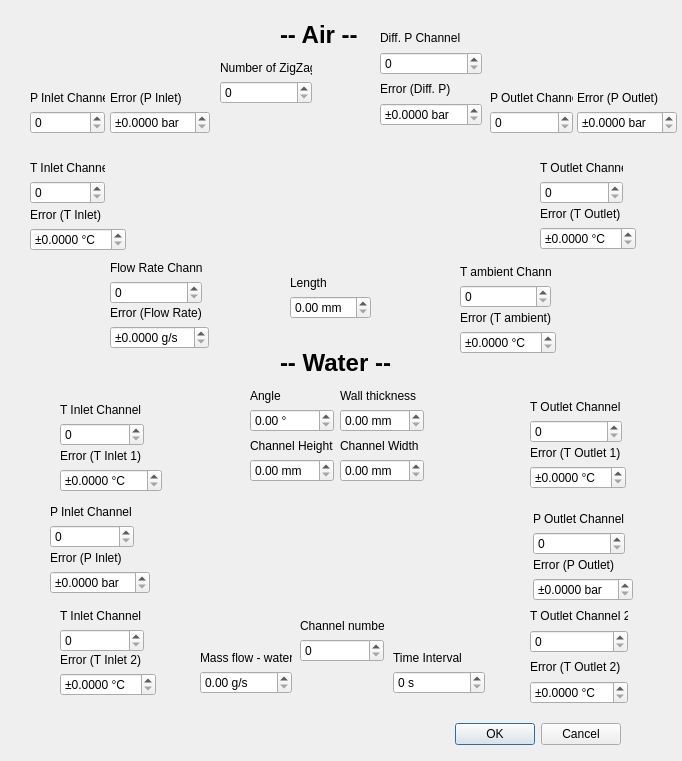
<?xml version="1.0" encoding="UTF-8"?>
<ui version="4.0">
 <class>PCHEConfig</class>
 <widget class="QDialog" name="PCHEConfig">
  <property name="geometry">
   <rect>
    <x>0</x>
    <y>0</y>
    <width>682</width>
    <height>761</height>
   </rect>
  </property>
  <property name="windowTitle">
   <string>Dialog</string>
  </property>
  <widget class="QDialogButtonBox" name="buttonBox">
   <property name="geometry">
    <rect>
     <x>280</x>
     <y>718</y>
     <width>341</width>
     <height>32</height>
    </rect>
   </property>
   <property name="orientation">
    <enum>Qt::Horizontal</enum>
   </property>
   <property name="standardButtons">
    <set>QDialogButtonBox::Cancel|QDialogButtonBox::Ok</set>
   </property>
  </widget>
  <widget class="QLabel" name="label">
   <property name="geometry">
    <rect>
     <x>110</x>
     <y>105</y>
     <width>431</width>
     <height>181</height>
    </rect>
   </property>
   <property name="text">
    <string/>
   </property>
   <property name="pixmap">
    <pixmap>:/PCHEImg1.png</pixmap>
   </property>
   <property name="scaledContents">
    <bool>true</bool>
   </property>
  </widget>
  <widget class="QLabel" name="label_2">
   <property name="geometry">
    <rect>
     <x>140</x>
     <y>460</y>
     <width>391</width>
     <height>191</height>
    </rect>
   </property>
   <property name="text">
    <string/>
   </property>
   <property name="pixmap">
    <pixmap>:/PCHEImg2.png</pixmap>
   </property>
   <property name="scaledContents">
    <bool>true</bool>
   </property>
  </widget>
  <widget class="QWidget" name="layoutWidget">
   <property name="geometry">
    <rect>
     <x>490</x>
     <y>90</y>
     <width>83</width>
     <height>44</height>
    </rect>
   </property>
   <layout class="QVBoxLayout" name="verticalLayout_2">
    <item>
     <widget class="QLabel" name="label_4">
      <property name="text">
       <string>P Outlet Channel</string>
      </property>
     </widget>
    </item>
    <item>
     <widget class="QSpinBox" name="pAirOut"/>
    </item>
   </layout>
  </widget>
  <widget class="QWidget" name="layoutWidget_2">
   <property name="geometry">
    <rect>
     <x>30</x>
     <y>160</y>
     <width>75</width>
     <height>44</height>
    </rect>
   </property>
   <layout class="QVBoxLayout" name="verticalLayout_3">
    <item>
     <widget class="QLabel" name="label_5">
      <property name="text">
       <string>T Inlet Channel</string>
      </property>
     </widget>
    </item>
    <item>
     <widget class="QSpinBox" name="tAirIn"/>
    </item>
   </layout>
  </widget>
  <widget class="QWidget" name="layoutWidget_3">
   <property name="geometry">
    <rect>
     <x>540</x>
     <y>160</y>
     <width>83</width>
     <height>44</height>
    </rect>
   </property>
   <layout class="QVBoxLayout" name="verticalLayout_4">
    <item>
     <widget class="QLabel" name="label_6">
      <property name="text">
       <string>T Outlet Channel</string>
      </property>
     </widget>
    </item>
    <item>
     <widget class="QSpinBox" name="tAirOut"/>
    </item>
   </layout>
  </widget>
  <widget class="QWidget" name="layoutWidget_4">
   <property name="geometry">
    <rect>
     <x>220</x>
     <y>60</y>
     <width>92</width>
     <height>44</height>
    </rect>
   </property>
   <layout class="QVBoxLayout" name="verticalLayout_5">
    <item>
     <widget class="QLabel" name="label_7">
      <property name="text">
       <string>Number of ZigZags</string>
      </property>
     </widget>
    </item>
    <item>
     <widget class="QSpinBox" name="nbZigZag"/>
    </item>
   </layout>
  </widget>
  <widget class="QWidget" name="layoutWidget_5">
   <property name="geometry">
    <rect>
     <x>290</x>
     <y>275</y>
     <width>81</width>
     <height>44</height>
    </rect>
   </property>
   <layout class="QVBoxLayout" name="verticalLayout_6">
    <item>
     <widget class="QLabel" name="label_8">
      <property name="text">
       <string>Length</string>
      </property>
     </widget>
    </item>
    <item>
     <widget class="QDoubleSpinBox" name="lBox">
      <property name="suffix">
       <string> mm</string>
      </property>
     </widget>
    </item>
   </layout>
  </widget>
  <widget class="QWidget" name="layoutWidget_7">
   <property name="geometry">
    <rect>
     <x>60</x>
     <y>402</y>
     <width>84</width>
     <height>44</height>
    </rect>
   </property>
   <layout class="QVBoxLayout" name="verticalLayout_8">
    <item>
     <widget class="QLabel" name="label_10">
      <property name="text">
       <string>T Inlet Channel 1</string>
      </property>
     </widget>
    </item>
    <item>
     <widget class="QSpinBox" name="tWIn1"/>
    </item>
   </layout>
  </widget>
  <widget class="QWidget" name="layoutWidget_8">
   <property name="geometry">
    <rect>
     <x>50</x>
     <y>504</y>
     <width>84</width>
     <height>44</height>
    </rect>
   </property>
   <layout class="QVBoxLayout" name="verticalLayout_9">
    <item>
     <widget class="QLabel" name="label_11">
      <property name="text">
       <string>P Inlet Channel</string>
      </property>
     </widget>
    </item>
    <item>
     <widget class="QSpinBox" name="pWIn"/>
    </item>
   </layout>
  </widget>
  <widget class="QWidget" name="layoutWidget_9">
   <property name="geometry">
    <rect>
     <x>60</x>
     <y>608</y>
     <width>84</width>
     <height>44</height>
    </rect>
   </property>
   <layout class="QVBoxLayout" name="verticalLayout_10">
    <item>
     <widget class="QLabel" name="label_12">
      <property name="text">
       <string>T Inlet Channel 2</string>
      </property>
     </widget>
    </item>
    <item>
     <widget class="QSpinBox" name="tWIn2"/>
    </item>
   </layout>
  </widget>
  <widget class="QWidget" name="layoutWidget_10">
   <property name="geometry">
    <rect>
     <x>530</x>
     <y>399</y>
     <width>92</width>
     <height>44</height>
    </rect>
   </property>
   <layout class="QVBoxLayout" name="verticalLayout_11">
    <item>
     <widget class="QLabel" name="label_13">
      <property name="text">
       <string>T Outlet Channel 1</string>
      </property>
     </widget>
    </item>
    <item>
     <widget class="QSpinBox" name="tWOut1"/>
    </item>
   </layout>
  </widget>
  <widget class="QWidget" name="layoutWidget_12">
   <property name="geometry">
    <rect>
     <x>533</x>
     <y>511</y>
     <width>92</width>
     <height>44</height>
    </rect>
   </property>
   <layout class="QVBoxLayout" name="verticalLayout_13">
    <item>
     <widget class="QLabel" name="label_15">
      <property name="text">
       <string>P Outlet Channel</string>
      </property>
     </widget>
    </item>
    <item>
     <widget class="QSpinBox" name="pWOut"/>
    </item>
   </layout>
  </widget>
  <widget class="QWidget" name="layoutWidget_13">
   <property name="geometry">
    <rect>
     <x>250</x>
     <y>438</y>
     <width>84</width>
     <height>44</height>
    </rect>
   </property>
   <layout class="QVBoxLayout" name="verticalLayout_14">
    <item>
     <widget class="QLabel" name="label_16">
      <property name="text">
       <string>Channel Height</string>
      </property>
     </widget>
    </item>
    <item>
     <widget class="QDoubleSpinBox" name="chHeight">
      <property name="suffix">
       <string> mm</string>
      </property>
     </widget>
    </item>
   </layout>
  </widget>
  <widget class="QWidget" name="layoutWidget_14">
   <property name="geometry">
    <rect>
     <x>340</x>
     <y>438</y>
     <width>84</width>
     <height>44</height>
    </rect>
   </property>
   <layout class="QVBoxLayout" name="verticalLayout_16">
    <item>
     <widget class="QLabel" name="label_18">
      <property name="text">
       <string>Channel Width</string>
      </property>
     </widget>
    </item>
    <item>
     <widget class="QDoubleSpinBox" name="chWidth">
      <property name="suffix">
       <string> mm</string>
      </property>
     </widget>
    </item>
   </layout>
  </widget>
  <widget class="QWidget" name="layoutWidget_15">
   <property name="geometry">
    <rect>
     <x>300</x>
     <y>618</y>
     <width>84</width>
     <height>44</height>
    </rect>
   </property>
   <layout class="QVBoxLayout" name="verticalLayout_17">
    <item>
     <widget class="QLabel" name="label_19">
      <property name="text">
       <string>Channel number</string>
      </property>
     </widget>
    </item>
    <item>
     <widget class="QSpinBox" name="nbChannels"/>
    </item>
   </layout>
  </widget>
  <widget class="QLabel" name="label_20">
   <property name="geometry">
    <rect>
     <x>280</x>
     <y>20</y>
     <width>82</width>
     <height>29</height>
    </rect>
   </property>
   <property name="font">
    <font>
     <family>MS Sans Serif</family>
     <pointsize>18</pointsize>
     <weight>75</weight>
     <bold>true</bold>
    </font>
   </property>
   <property name="text">
    <string>-- Air --</string>
   </property>
  </widget>
  <widget class="QLabel" name="label_21">
   <property name="geometry">
    <rect>
     <x>280</x>
     <y>348</y>
     <width>118</width>
     <height>29</height>
    </rect>
   </property>
   <property name="font">
    <font>
     <family>MS Sans Serif</family>
     <pointsize>18</pointsize>
     <weight>75</weight>
     <bold>true</bold>
    </font>
   </property>
   <property name="text">
    <string>-- Water --</string>
   </property>
  </widget>
  <widget class="QWidget" name="layoutWidget_16">
   <property name="geometry">
    <rect>
     <x>110</x>
     <y>260</y>
     <width>92</width>
     <height>44</height>
    </rect>
   </property>
   <layout class="QVBoxLayout" name="verticalLayout_18">
    <item>
     <widget class="QLabel" name="label_22">
      <property name="text">
       <string>Flow Rate Channel</string>
      </property>
     </widget>
    </item>
    <item>
     <widget class="QSpinBox" name="flowRate"/>
    </item>
   </layout>
  </widget>
  <widget class="QWidget" name="layoutWidget_17">
   <property name="geometry">
    <rect>
     <x>460</x>
     <y>264</y>
     <width>91</width>
     <height>44</height>
    </rect>
   </property>
   <layout class="QVBoxLayout" name="verticalLayout_19">
    <item>
     <widget class="QLabel" name="label_23">
      <property name="text">
       <string>T ambient Channel</string>
      </property>
     </widget>
    </item>
    <item>
     <widget class="QSpinBox" name="tAmb"/>
    </item>
   </layout>
  </widget>
  <widget class="QWidget" name="layoutWidget_18">
   <property name="geometry">
    <rect>
     <x>250</x>
     <y>388</y>
     <width>84</width>
     <height>44</height>
    </rect>
   </property>
   <layout class="QVBoxLayout" name="verticalLayout_20">
    <item>
     <widget class="QLabel" name="label_24">
      <property name="text">
       <string>Angle</string>
      </property>
     </widget>
    </item>
    <item>
     <widget class="QDoubleSpinBox" name="angle">
      <property name="suffix">
       <string> °</string>
      </property>
      <property name="maximum">
       <double>360.000000000000000</double>
      </property>
     </widget>
    </item>
   </layout>
  </widget>
  <widget class="QWidget" name="layoutWidget_19">
   <property name="geometry">
    <rect>
     <x>340</x>
     <y>388</y>
     <width>84</width>
     <height>44</height>
    </rect>
   </property>
   <layout class="QVBoxLayout" name="verticalLayout_21">
    <item>
     <widget class="QLabel" name="label_25">
      <property name="text">
       <string>Wall thickness</string>
      </property>
     </widget>
    </item>
    <item>
     <widget class="QDoubleSpinBox" name="wThick">
      <property name="suffix">
       <string> mm</string>
      </property>
     </widget>
    </item>
   </layout>
  </widget>
  <widget class="QWidget" name="layoutWidget">
   <property name="geometry">
    <rect>
     <x>30</x>
     <y>90</y>
     <width>75</width>
     <height>44</height>
    </rect>
   </property>
   <layout class="QVBoxLayout" name="verticalLayout">
    <item>
     <widget class="QLabel" name="label_3">
      <property name="text">
       <string>P Inlet Channel</string>
      </property>
     </widget>
    </item>
    <item>
     <widget class="QSpinBox" name="pAirIn"/>
    </item>
   </layout>
  </widget>
  <widget class="QWidget" name="layoutWidget_20">
   <property name="geometry">
    <rect>
     <x>110</x>
     <y>90</y>
     <width>100</width>
     <height>44</height>
    </rect>
   </property>
   <layout class="QVBoxLayout" name="verticalLayout_15">
    <item>
     <widget class="QLabel" name="label_17">
      <property name="text">
       <string>Error (P Inlet)</string>
      </property>
     </widget>
    </item>
    <item>
     <widget class="QDoubleSpinBox" name="pAirInError">
      <property name="prefix">
       <string>±</string>
      </property>
      <property name="suffix">
       <string> bar</string>
      </property>
      <property name="decimals">
       <number>4</number>
      </property>
     </widget>
    </item>
   </layout>
  </widget>
  <widget class="QWidget" name="layoutWidget_21">
   <property name="geometry">
    <rect>
     <x>30</x>
     <y>207</y>
     <width>96</width>
     <height>44</height>
    </rect>
   </property>
   <layout class="QVBoxLayout" name="verticalLayout_22">
    <item>
     <widget class="QLabel" name="label_26">
      <property name="text">
       <string>Error (T Inlet)</string>
      </property>
     </widget>
    </item>
    <item>
     <widget class="QDoubleSpinBox" name="tAirInError">
      <property name="prefix">
       <string>±</string>
      </property>
      <property name="suffix">
       <string> °C</string>
      </property>
      <property name="decimals">
       <number>4</number>
      </property>
     </widget>
    </item>
   </layout>
  </widget>
  <widget class="QWidget" name="layoutWidget_22">
   <property name="geometry">
    <rect>
     <x>110</x>
     <y>305</y>
     <width>99</width>
     <height>44</height>
    </rect>
   </property>
   <layout class="QVBoxLayout" name="verticalLayout_24">
    <item>
     <widget class="QLabel" name="label_28">
      <property name="text">
       <string>Error (Flow Rate)</string>
      </property>
     </widget>
    </item>
    <item>
     <widget class="QDoubleSpinBox" name="flowRateError">
      <property name="prefix">
       <string>±</string>
      </property>
      <property name="suffix">
       <string> g/s</string>
      </property>
      <property name="decimals">
       <number>4</number>
      </property>
     </widget>
    </item>
   </layout>
  </widget>
  <widget class="QWidget" name="layoutWidget_23">
   <property name="geometry">
    <rect>
     <x>460</x>
     <y>310</y>
     <width>96</width>
     <height>44</height>
    </rect>
   </property>
   <layout class="QVBoxLayout" name="verticalLayout_25">
    <item>
     <widget class="QLabel" name="label_29">
      <property name="text">
       <string>Error (T ambient)</string>
      </property>
     </widget>
    </item>
    <item>
     <widget class="QDoubleSpinBox" name="tAmbError">
      <property name="prefix">
       <string>±</string>
      </property>
      <property name="suffix">
       <string> °C</string>
      </property>
      <property name="decimals">
       <number>4</number>
      </property>
     </widget>
    </item>
   </layout>
  </widget>
  <widget class="QWidget" name="layoutWidget_24">
   <property name="geometry">
    <rect>
     <x>577</x>
     <y>90</y>
     <width>100</width>
     <height>44</height>
    </rect>
   </property>
   <layout class="QVBoxLayout" name="verticalLayout_26">
    <item>
     <widget class="QLabel" name="label_30">
      <property name="text">
       <string>Error (P Outlet)</string>
      </property>
     </widget>
    </item>
    <item>
     <widget class="QDoubleSpinBox" name="pAirOutError">
      <property name="prefix">
       <string>±</string>
      </property>
      <property name="suffix">
       <string> bar</string>
      </property>
      <property name="decimals">
       <number>4</number>
      </property>
     </widget>
    </item>
   </layout>
  </widget>
  <widget class="QWidget" name="layoutWidget_25">
   <property name="geometry">
    <rect>
     <x>540</x>
     <y>206</y>
     <width>96</width>
     <height>44</height>
    </rect>
   </property>
   <layout class="QVBoxLayout" name="verticalLayout_27">
    <item>
     <widget class="QLabel" name="label_31">
      <property name="text">
       <string>Error (T Outlet)</string>
      </property>
     </widget>
    </item>
    <item>
     <widget class="QDoubleSpinBox" name="tAirOutError">
      <property name="prefix">
       <string>±</string>
      </property>
      <property name="suffix">
       <string> °C</string>
      </property>
      <property name="decimals">
       <number>4</number>
      </property>
     </widget>
    </item>
   </layout>
  </widget>
  <widget class="QWidget" name="layoutWidget_27">
   <property name="geometry">
    <rect>
     <x>60</x>
     <y>448</y>
     <width>102</width>
     <height>44</height>
    </rect>
   </property>
   <layout class="QVBoxLayout" name="verticalLayout_29">
    <item>
     <widget class="QLabel" name="label_33">
      <property name="text">
       <string>Error (T Inlet 1)</string>
      </property>
     </widget>
    </item>
    <item>
     <widget class="QDoubleSpinBox" name="tWIn1Error">
      <property name="prefix">
       <string>±</string>
      </property>
      <property name="suffix">
       <string> °C</string>
      </property>
      <property name="decimals">
       <number>4</number>
      </property>
     </widget>
    </item>
   </layout>
  </widget>
  <widget class="QWidget" name="layoutWidget_28">
   <property name="geometry">
    <rect>
     <x>50</x>
     <y>550</y>
     <width>100</width>
     <height>44</height>
    </rect>
   </property>
   <layout class="QVBoxLayout" name="verticalLayout_30">
    <item>
     <widget class="QLabel" name="label_34">
      <property name="text">
       <string>Error (P Inlet)</string>
      </property>
     </widget>
    </item>
    <item>
     <widget class="QDoubleSpinBox" name="pWInError">
      <property name="prefix">
       <string>±</string>
      </property>
      <property name="suffix">
       <string> bar</string>
      </property>
      <property name="decimals">
       <number>4</number>
      </property>
     </widget>
    </item>
   </layout>
  </widget>
  <widget class="QWidget" name="layoutWidget_29">
   <property name="geometry">
    <rect>
     <x>60</x>
     <y>652</y>
     <width>96</width>
     <height>44</height>
    </rect>
   </property>
   <layout class="QVBoxLayout" name="verticalLayout_31">
    <item>
     <widget class="QLabel" name="label_35">
      <property name="text">
       <string>Error (T Inlet 2)</string>
      </property>
     </widget>
    </item>
    <item>
     <widget class="QDoubleSpinBox" name="tWIn2Error">
      <property name="prefix">
       <string>±</string>
      </property>
      <property name="suffix">
       <string> °C</string>
      </property>
      <property name="decimals">
       <number>4</number>
      </property>
     </widget>
    </item>
   </layout>
  </widget>
  <widget class="QWidget" name="layoutWidget_30">
   <property name="geometry">
    <rect>
     <x>530</x>
     <y>445</y>
     <width>96</width>
     <height>44</height>
    </rect>
   </property>
   <layout class="QVBoxLayout" name="verticalLayout_32">
    <item>
     <widget class="QLabel" name="label_36">
      <property name="text">
       <string>Error (T Outlet 1)</string>
      </property>
     </widget>
    </item>
    <item>
     <widget class="QDoubleSpinBox" name="tWOut1Error">
      <property name="prefix">
       <string>±</string>
      </property>
      <property name="suffix">
       <string> °C</string>
      </property>
      <property name="decimals">
       <number>4</number>
      </property>
     </widget>
    </item>
   </layout>
  </widget>
  <widget class="QWidget" name="layoutWidget_31">
   <property name="geometry">
    <rect>
     <x>533</x>
     <y>557</y>
     <width>100</width>
     <height>44</height>
    </rect>
   </property>
   <layout class="QVBoxLayout" name="verticalLayout_33">
    <item>
     <widget class="QLabel" name="label_37">
      <property name="text">
       <string>Error (P Outlet)</string>
      </property>
     </widget>
    </item>
    <item>
     <widget class="QDoubleSpinBox" name="pWOutError">
      <property name="prefix">
       <string>±</string>
      </property>
      <property name="suffix">
       <string> bar</string>
      </property>
      <property name="decimals">
       <number>4</number>
      </property>
     </widget>
    </item>
   </layout>
  </widget>
  <widget class="QWidget" name="layoutWidget">
   <property name="geometry">
    <rect>
     <x>380</x>
     <y>30</y>
     <width>102</width>
     <height>96</height>
    </rect>
   </property>
   <layout class="QGridLayout" name="gridLayout">
    <item row="0" column="0">
     <layout class="QVBoxLayout" name="verticalLayout_7">
      <item>
       <widget class="QLabel" name="label_9">
        <property name="text">
         <string>Diff. P Channel</string>
        </property>
       </widget>
      </item>
      <item>
       <widget class="QSpinBox" name="diffP"/>
      </item>
     </layout>
    </item>
    <item row="1" column="0">
     <layout class="QVBoxLayout" name="verticalLayout_28">
      <item>
       <widget class="QLabel" name="label_32">
        <property name="text">
         <string>Error (Diff. P)</string>
        </property>
       </widget>
      </item>
      <item>
       <widget class="QDoubleSpinBox" name="diffPError">
        <property name="prefix">
         <string>±</string>
        </property>
        <property name="suffix">
         <string> bar</string>
        </property>
        <property name="decimals">
         <number>4</number>
        </property>
       </widget>
      </item>
     </layout>
    </item>
   </layout>
  </widget>
  <widget class="QWidget" name="layoutWidget">
   <property name="geometry">
    <rect>
     <x>530</x>
     <y>608</y>
     <width>98</width>
     <height>96</height>
    </rect>
   </property>
   <layout class="QGridLayout" name="gridLayout_2">
    <item row="0" column="0">
     <layout class="QVBoxLayout" name="verticalLayout_12">
      <item>
       <widget class="QLabel" name="label_14">
        <property name="text">
         <string>T Outlet Channel 2</string>
        </property>
       </widget>
      </item>
      <item>
       <widget class="QSpinBox" name="tWOut2"/>
      </item>
     </layout>
    </item>
    <item row="1" column="0">
     <layout class="QVBoxLayout" name="verticalLayout_34">
      <item>
       <widget class="QLabel" name="label_38">
        <property name="text">
         <string>Error (T Outlet 2)</string>
        </property>
       </widget>
      </item>
      <item>
       <widget class="QDoubleSpinBox" name="tWOut2Error">
        <property name="prefix">
         <string>±</string>
        </property>
        <property name="suffix">
         <string> °C</string>
        </property>
        <property name="decimals">
         <number>4</number>
        </property>
       </widget>
      </item>
     </layout>
    </item>
   </layout>
  </widget>
  <widget class="QWidget" name="layoutWidget_26">
   <property name="geometry">
    <rect>
     <x>200</x>
     <y>650</y>
     <width>92</width>
     <height>44</height>
    </rect>
   </property>
   <layout class="QVBoxLayout" name="verticalLayout_23">
    <item>
     <widget class="QLabel" name="label_27">
      <property name="text">
       <string>Mass flow - water</string>
      </property>
     </widget>
    </item>
    <item>
     <widget class="QDoubleSpinBox" name="massFlowWater">
      <property name="prefix">
       <string/>
      </property>
      <property name="suffix">
       <string> g/s</string>
      </property>
     </widget>
    </item>
   </layout>
  </widget>
  <widget class="QWidget" name="layoutWidget_32">
   <property name="geometry">
    <rect>
     <x>393</x>
     <y>650</y>
     <width>92</width>
     <height>44</height>
    </rect>
   </property>
   <layout class="QVBoxLayout" name="verticalLayout_35">
    <item>
     <widget class="QLabel" name="label_39">
      <property name="text">
       <string>Time Interval</string>
      </property>
     </widget>
    </item>
    <item>
     <widget class="QSpinBox" name="timeInterval">
      <property name="suffix">
       <string> s</string>
      </property>
     </widget>
    </item>
   </layout>
  </widget>
 </widget>
 <resources/>
 <connections>
  <connection>
   <sender>buttonBox</sender>
   <signal>accepted()</signal>
   <receiver>PCHEConfig</receiver>
   <slot>accept()</slot>
   <hints>
    <hint type="sourcelabel">
     <x>248</x>
     <y>254</y>
    </hint>
    <hint type="destinationlabel">
     <x>157</x>
     <y>274</y>
    </hint>
   </hints>
  </connection>
  <connection>
   <sender>buttonBox</sender>
   <signal>rejected()</signal>
   <receiver>PCHEConfig</receiver>
   <slot>reject()</slot>
   <hints>
    <hint type="sourcelabel">
     <x>316</x>
     <y>260</y>
    </hint>
    <hint type="destinationlabel">
     <x>286</x>
     <y>274</y>
    </hint>
   </hints>
  </connection>
 </connections>
</ui>
